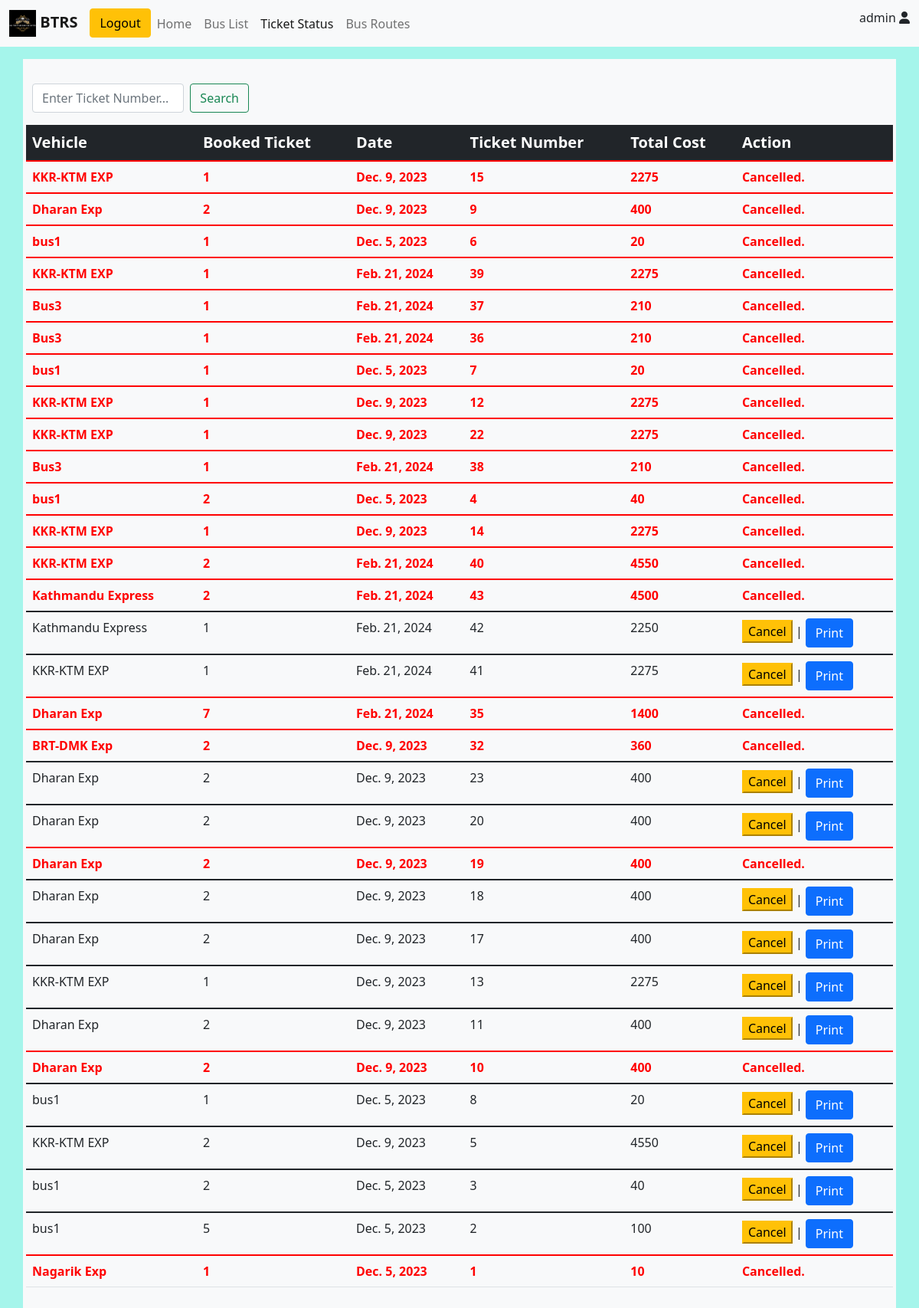
Screenshot of /ticketStatus (signed in) with the database file from the repository.
### bms/models.py (models this page shows)
class bookTicket(models.Model):
    user = models.ForeignKey(User, on_delete=models.CASCADE)
    vehicle_id = models.ForeignKey('Vehicle', on_delete=models.CASCADE, related_name='vehicleid')
    date = models.DateField(null=True)
    booked_ticket = models.IntegerField(default=0)
    ticketNumber = models.IntegerField(default=0000, unique=True)
    cost = models.IntegerField(null=True)
    ticket_status = models.BooleanField(default=True)
    updated = models.DateTimeField(auto_now=True)
    created = models.DateTimeField(auto_now_add=True)
    class Meta:
        ordering = ['-updated', '-created']

class Vehicle(models.Model):
    name = models.CharField(max_length=50)
    vehicle_number = models.CharField(max_length=15, unique=True)
    source = models.ForeignKey(busRoute, on_delete=models.CASCADE,default=1, related_name='sourceid')
    destination = models.ForeignKey(busRoute, on_delete=models.CASCADE,default=1, related_name='destinationid')
    date = models.DateField(null=True)
    v_status = models.BooleanField(default=True)
    departure = models.TimeField(null=True, blank=True)
    arrive = models.TimeField(null=True, blank=True)
    available_seats = models.IntegerField(default=25)
    booked_seats = models.IntegerField(default=0)
    price = models.IntegerField(default=20)
    updated = models.DateTimeField(auto_now=True)
    created = models.DateTimeField(auto_now_add=True)
    class Meta:
        ordering = ['-updated', '-created']
    def __str__(self):
        return self.name

### bms/views.py (the view)
# urls.py: path('ticketStatus', views.ticketStatus, name='ticketStatus'),
@login_required(login_url='loginUser')
def ticketStatus(request):
    user = request.user
    if request.user:
        tickets = bookTicket.objects.filter(user=user)
    context ={
                'tickets':tickets,
                'user':user,
                 }
    return render(request, 'bms/ticketStatus.html',context)

### bms/models.py (called while the page is built)
    def __str__(self):
        return self.name

### bms/templates/bms/ticketStatus.html (shortened to what this page needs)
{% extends 'main.html' %}
{% block navItem %}
            <li class="nav-item">
              <a class="nav-link " aria-current="page" href="{% url 'home' %}">Home</a>
            </li>
            <li class="nav-item">
              <a class="nav-link " href="{% url 'busList' %}">Bus List</a>
            </li>
            <li class="nav-item">
              <a class="nav-link active" href="{% url 'ticketStatus' %}">Ticket Status</a>
            </li>
            <li class="nav-item">
              <a class="nav-link" href="{% url 'busRoutes' %}">Bus Routes</a>
            </li>
{% endblock navItem %}
{% block content %}
<section>
  <div class="container mt-3 px-1 py-4 bg-light">
    <form class="d-flex m-2 col-md-3" role="search" action="{% url 'searchTicket' %}">
      <input class="form-control me-2" name="search" placeholder="Enter Ticket Number..." aria-label="Search" required>
      <button class="btn btn-outline-success" type="submit">Search</button>
    </form>
    <table class="table ">
      <thead class="table-dark fs-5">
        <tr>
          <th>Vehicle</th>
          <th>Booked Ticket</th>
          <th>Date</th>
          <th>Ticket Number</th>
          <th>Total Cost</th>
          <th>Action</th>
        </tr>
      </thead>
        <tbody class="fs-7">
          {% for ticket in tickets %}
          {% if request.user.is_authenticated%}
          {% if ticket.ticket_status == True  and user %}
            <td>{{ ticket.vehicle_id }} </td>
            <td>{{ ticket.booked_ticket }}</td>
            <td>{{ ticket.date }}</td>
            <td>{{ ticket.ticketNumber }}</td>
            <td>{{ ticket.cost }}</td>
            <td><a href="#"><button type="button" class="btn-warning" onclick="confirmCancel(event)" data-cancelurl = "{% url 'cancelTicket' ticket.id%}" >Cancel</button></a> |
              <button type="button" class="btn btn-primary" data-bs-toggle="modal" data-bs-target="#printTicket" >
                 Print </button>
                  </td>
        </tbody>
        {% else %}
          <tbody style="color: red;" class="fw-bold">
            <td>{{ ticket.vehicle_id }} </td>
            <td>{{ ticket.booked_ticket }}</td>
            <td>{{ ticket.date }}</td>
            <td>{{ ticket.ticketNumber }}</td>
            <td>{{ ticket.cost }}</td>
            <td>Cancelled.</td>
        </tbody>
        {%endif%}
        {%endif %}
      {% endfor %}
    </table>
  </div>
</section>
{% endblock content %}

### bms/templates/main.html (shortened to what this page needs)
<!DOCTYPE html>
<html lang="en">
  <head>
    <link
      rel="stylesheet"
      href="path/to/font-awesome/css/font-awesome.min.css"
    />
    <link rel="stylesheet" href="https://cdnjs.cloudflare.com/ajax/libs/font-awesome/6.0.0-beta3/css/all.min.css">
    <link
      href="https://cdn.jsdelivr.net/npm/bootstrap@5.1.3/dist/css/bootstrap.min.css"
      rel="stylesheet"
    />
  </head>
  <body style="background-color: #a5f5eb;">
    {% load static %}
    {% block navbar %}
    <nav class="navbar navbar-expand-lg navbar-light bg-light">
      <div class="container-fluid">
        <a class="navbar-brand" href="#">
          <img src="{% static 'assets/logo.jpeg' %}" alt="logo" height="35px" width="35px"/>
          <b >BTRS</b>
        </a>
        <div class="collapse navbar-collapse" id="navbarNav">
          <ul class="navbar-nav">
            {% if request.user.is_authenticated %}
            <li>
              <a href="{% url 'logout' %}"
                ><button type="button" class="btn btn-warning">Logout</button></a
              >
            </li>
            {% else %}
            <li>
              <a href="{% url 'loginUser' %}">
                <button type="button" class="btn btn-success">Login</button>
              </a>
            </li>
            {% endif %}
            {% block navItem %}{% endblock navItem %}
          </ul>
        </div>
        <div>
          {% if user.is_authenticated %}
            <p> {{ user.username }} <i class="fa fa-user"></i></p>
        {% endif %}
        </div>
      </div>
    </nav> {% endblock %}
    {% block content %}{% endblock %}
  </body>
</html>

### rows the page displays
bookTicket: vehicle_id "KKR-KTM EXP", booked_ticket "1", date "Dec. 9, 2023", ticketNumber "15", cost "2275"
bookTicket: vehicle_id "Dharan Exp", booked_ticket "2", date "Dec. 9, 2023", ticketNumber "9", cost "400"
bookTicket: vehicle_id "bus1", booked_ticket "1", date "Dec. 5, 2023", ticketNumber "6", cost "20"
bookTicket: vehicle_id "KKR-KTM EXP", booked_ticket "1", date "Feb. 21, 2024", ticketNumber "39", cost "2275"
bookTicket: vehicle_id "Bus3", booked_ticket "1", date "Feb. 21, 2024", ticketNumber "37", cost "210"
bookTicket: vehicle_id "Bus3", booked_ticket "1", date "Feb. 21, 2024", ticketNumber "36", cost "210"
bookTicket: vehicle_id "bus1", booked_ticket "1", date "Dec. 5, 2023", ticketNumber "7", cost "20"
bookTicket: vehicle_id "KKR-KTM EXP", booked_ticket "1", date "Dec. 9, 2023", ticketNumber "12", cost "2275"
bookTicket: vehicle_id "KKR-KTM EXP", booked_ticket "1", date "Dec. 9, 2023", ticketNumber "22", cost "2275"
bookTicket: vehicle_id "Bus3", booked_ticket "1", date "Feb. 21, 2024", ticketNumber "38", cost "210"
bookTicket: vehicle_id "bus1", booked_ticket "2", date "Dec. 5, 2023", ticketNumber "4", cost "40"
bookTicket: vehicle_id "KKR-KTM EXP", booked_ticket "1", date "Dec. 9, 2023", ticketNumber "14", cost "2275"
bookTicket: vehicle_id "KKR-KTM EXP", booked_ticket "2", date "Feb. 21, 2024", ticketNumber "40", cost "4550"
bookTicket: vehicle_id "Kathmandu Express", booked_ticket "2", date "Feb. 21, 2024", ticketNumber "43", cost "4500"
bookTicket: vehicle_id "Kathmandu Express", booked_ticket "1", date "Feb. 21, 2024", ticketNumber "42", cost "2250"
bookTicket: vehicle_id "KKR-KTM EXP", booked_ticket "1", date "Feb. 21, 2024", ticketNumber "41", cost "2275"
bookTicket: vehicle_id "Dharan Exp", booked_ticket "7", date "Feb. 21, 2024", ticketNumber "35", cost "1400"
bookTicket: vehicle_id "BRT-DMK Exp", booked_ticket "2", date "Dec. 9, 2023", ticketNumber "32", cost "360"
bookTicket: vehicle_id "Dharan Exp", booked_ticket "2", date "Dec. 9, 2023", ticketNumber "23", cost "400"
bookTicket: vehicle_id "Dharan Exp", booked_ticket "2", date "Dec. 9, 2023", ticketNumber "20", cost "400"
bookTicket: vehicle_id "Dharan Exp", booked_ticket "2", date "Dec. 9, 2023", ticketNumber "19", cost "400"
bookTicket: vehicle_id "Dharan Exp", booked_ticket "2", date "Dec. 9, 2023", ticketNumber "18", cost "400"
bookTicket: vehicle_id "Dharan Exp", booked_ticket "2", date "Dec. 9, 2023", ticketNumber "17", cost "400"
bookTicket: vehicle_id "KKR-KTM EXP", booked_ticket "1", date "Dec. 9, 2023", ticketNumber "13", cost "2275"
bookTicket: vehicle_id "Dharan Exp", booked_ticket "2", date "Dec. 9, 2023", ticketNumber "11", cost "400"
bookTicket: vehicle_id "Dharan Exp", booked_ticket "2", date "Dec. 9, 2023", ticketNumber "10", cost "400"
bookTicket: vehicle_id "bus1", booked_ticket "1", date "Dec. 5, 2023", ticketNumber "8", cost "20"
bookTicket: vehicle_id "KKR-KTM EXP", booked_ticket "2", date "Dec. 9, 2023", ticketNumber "5", cost "4550"
bookTicket: vehicle_id "bus1", booked_ticket "2", date "Dec. 5, 2023", ticketNumber "3", cost "40"
bookTicket: vehicle_id "bus1", booked_ticket "5", date "Dec. 5, 2023", ticketNumber "2", cost "100"
bookTicket: vehicle_id "Nagarik Exp", booked_ticket "1", date "Dec. 5, 2023", ticketNumber "1", cost "10"

### other values shown
{{ user.username }} "admin"
